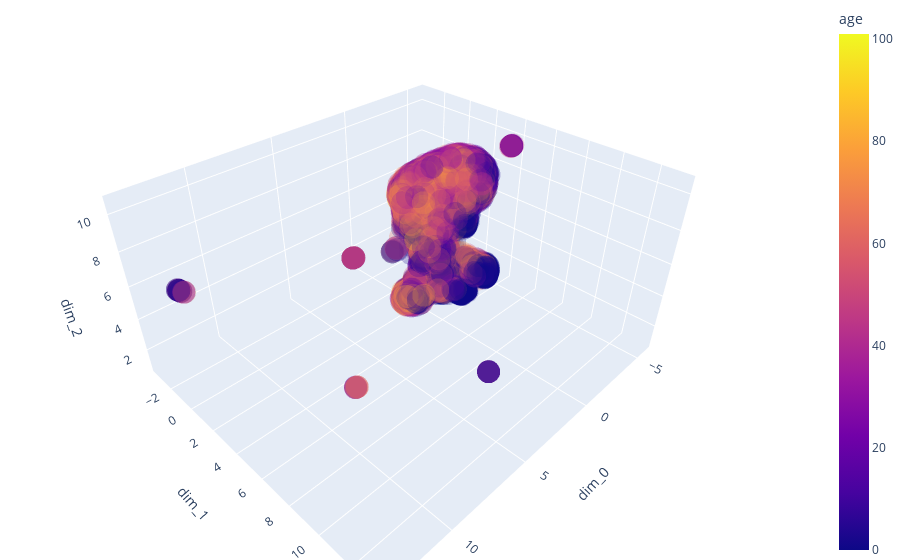

Notebook source saved alongside this figure:
### Code cell
fig = px.scatter_3d(celldyn_embedded.sample(10000), x='dim_0', y='dim_1', z='dim_2',
                    color='age', size_max=18, opacity=0.25)

# tight layout
fig.update_layout(margin=dict(l=0, r=0, b=0, t=0))

### Figure 1 — Plotly figure (JSON) as saved in the notebook; plotly's stock layout.template omitted (floating-point values rounded to 4 significant figures; data arrays with more than 128 entries replaced by an {"elided": "..."} marker saying what was removed)
{"data": [{"hovertemplate": "dim_0=%{x}<br>dim_1=%{y}<br>dim_2=%{z}<br>age=%{marker.color}<extra></extra>", "legendgroup": "", "marker": {"color": {"elided": "10000 int values"}, "coloraxis": "coloraxis", "opacity": 0.25, "symbol": "circle"}, "mode": "markers", "name": "", "scene": "scene", "showlegend": false, "type": "scatter3d", "x": {"elided": "10000 float values"}, "y": {"elided": "10000 float values"}, "z": {"elided": "10000 float values"}}], "layout": {"coloraxis": {"colorbar": {"title": {"text": "age"}}, "colorscale": [[0, "#0d0887"], [0.1111, "#46039f"], [0.2222, "#7201a8"], [0.3333, "#9c179e"], [0.4444, "#bd3786"], [0.5556, "#d8576b"], [0.6667, "#ed7953"], [0.7778, "#fb9f3a"], [0.8889, "#fdca26"], [1, "#f0f921"]]}, "legend": {"tracegroupgap": 0}, "margin": {"b": 0, "l": 0, "r": 0, "t": 0}, "scene": {"domain": {"x": [0, 1], "y": [0, 1]}, "xaxis": {"title": {"text": "dim_0"}}, "yaxis": {"title": {"text": "dim_1"}}, "zaxis": {"title": {"text": "dim_2"}}}}}
